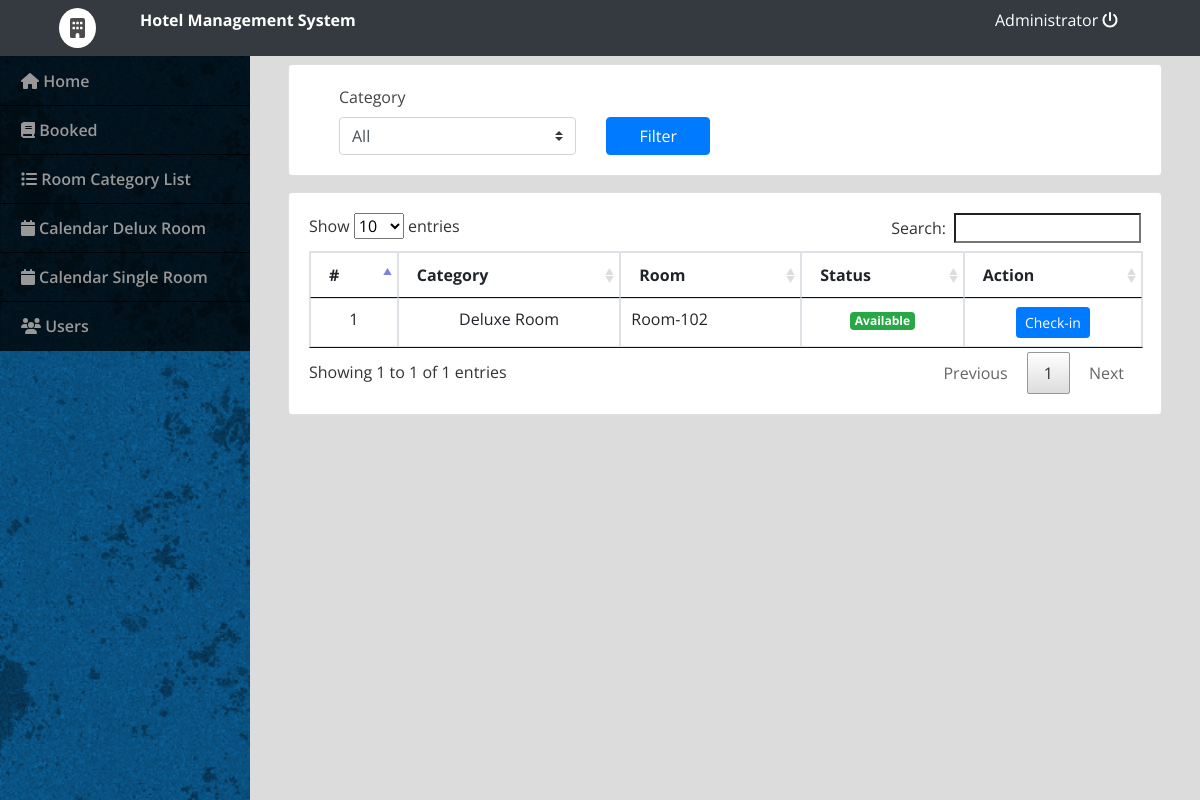
Before: /admin/index.php?page=check_in (signed in) with the older database file.
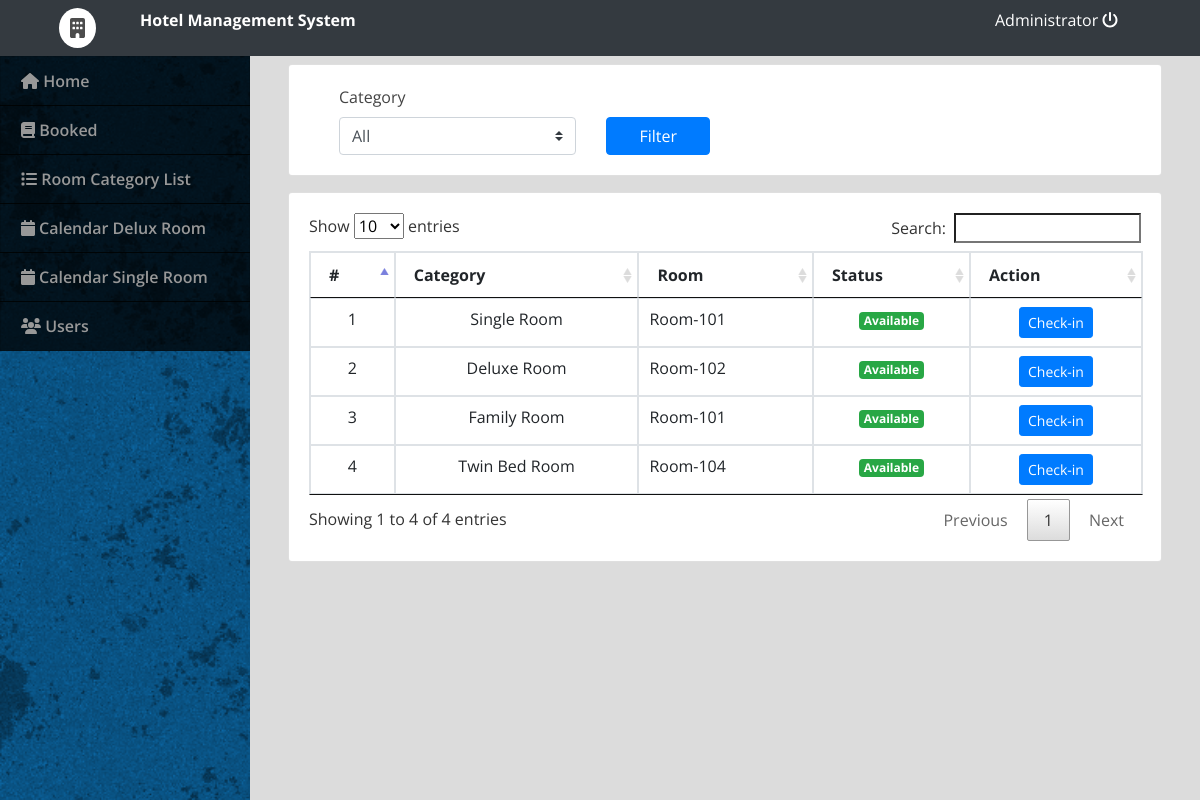
After: the same page with the newer database file.
### tables this page shows
CREATE TABLE `rooms` (
  `id` int(30) NOT NULL,
  `room` varchar(30) NOT NULL,
  `category_id` int(30) NOT NULL,
  `status` tinyint(1) NOT NULL DEFAULT 0 COMMENT '0 = Available , 1= Unvailables'
);

### admin/check_in.php (the view, shortened to what this page needs)
<?php include('db_connect.php'); ?>
<div class="container-fluid">
	<div class="col-lg-12">
		<div class="row">
			<div class="col-md-12">
				<div class="card">
					<div class="card-body">
						<div class="container-fluid">
							<div class="col-md-12">
								<form id="filter">
									<div class="row">
										<div class=" col-md-4">
											<label class="control-label">Category</label>
											<select class="custom-select browser-default" name="category_id">
												<option value="all" <?php echo isset($_GET['category_id']) && $_GET['category_id'] == 'all' ? 'selected' : '' ?>>All</option>
												<?php
												$cat = $conn->query("SELECT * FROM room_categories order by name asc ");
												while($row= $cat->fetch_assoc()) {
													$cat_name[$row['id']] = $row['name'];
													?>
												<?php
												}
												?>
											</select>
										</div>
										<div class="col-md-2">
											<label for="" class="control-label">&nbsp</label>
											<button class="btn btn-block btn-primary">Filter</button>
										</div>
									</div>
								</form>
							</div>
						</div>
					</div>
				</div>
			</div>
		</div>
		<div class="row mt-3">
			<div class="col-md-12">
				<div class="card">
					<div class="card-body">
						<table class="table table-bordered">
							<thead>
								<th>#</th>
								<th>Category</th>
								<th>Room</th>
								<th>Status</th>
								<th>Action</th>
							</thead>
							<tbody>
								<?php
								$i = 1;
								$where = '';
									if(empty($where))
										$where .= " where status = '0' ";
									else
										$where .= " and status = '0' ";
								$rooms = $conn->query("SELECT * FROM rooms ".$where." order by id asc");
								while($row=$rooms->fetch_assoc()):
								?>
								<tr>
									<td class="text-center"><?php echo $i++ ?></td>
									<td class="text-center"><?php echo $cat_name[$row['category_id']] ?></td>
									<td class=""><?php echo $row['room'] ?></td>
									<?php if($row['status'] == 0): ?>
										<td class="text-center"><span class="badge badge-success">Available</span></td>
									<?php else: ?>
										<td class="text-center"><span class="badge badge-default">Unavailable</span></td>
									<?php endif; ?>
									<td class="text-center">
											<button class="btn btn-sm btn-primary check_in" type="button" data-id="<?php echo $row['id'] ?>">Check-in</button>
									</td>
								</tr>
							<?php endwhile; ?>
							</tbody>
						</table>
					</div>
				</div>
			</div>
		</div>
	</div>
</div>

### admin/index.php (shortened to what this page needs)
<!DOCTYPE html>
<html lang="en">
<head>
<?php
 include('./header.php');
 ?>
</head>
<body>
	<?php include 'topbar.php' ?>
	<?php include 'navbar.php' ?>
  <main id="view-panel" >
      <?php $page = isset($_GET['page']) ? $_GET['page'] :'home'; ?>
  	<?php include $page.'.php' ?>
  </main>
</body>
</html>

### admin/header.php (shortened to what this page needs)
  <link rel="stylesheet" href="assets/font-awesome/css/all.min.css">
<link href="assets/vendor/bootstrap/css/bootstrap.min.css" rel="stylesheet">
<link href="assets/vendor/icofont/icofont.min.css" rel="stylesheet">
<link href="assets/vendor/boxicons/css/boxicons.min.css" rel="stylesheet">
<link href="assets/vendor/venobox/venobox.css" rel="stylesheet">
<link href="assets/vendor/animate.css/animate.min.css" rel="stylesheet">
<link href="assets/vendor/remixicon/remixicon.css" rel="stylesheet">
<link href="assets/vendor/owl.carousel/assets/owl.carousel.min.css" rel="stylesheet">
<link href="assets/vendor/bootstrap-datepicker/css/bootstrap-datepicker.min.css" rel="stylesheet">
<link href="assets/DataTables/datatables.min.css" rel="stylesheet">
<link href="assets/css/style.css" rel="stylesheet">
<link type="text/css" rel="stylesheet" href="assets/css/jquery-te-1.4.0.css">

### admin/topbar.php (shortened to what this page needs)
<nav class="navbar navbar-dark bg-dark fixed-top " style="padding:0;">
  <div class="container-fluid mt-2 mb-2">
  	<div class="col-lg-12">
  		<div class="col-md-1 float-left" style="display: flex;">
  			<div class="logo">
  				<i class="fa fa-building"></i>
  			</div>
  		</div>
      <div class="col-md-4 float-left text-white">
        <large><b><?php echo $_SESSION['setting_hotel_name']; ?></b></large>
      </div>
	  	<div class="col-md-2 float-right text-white">
	  		<a href="ajax.php?action=logout" class="text-white"><?php echo $_SESSION['login_name'] ?> <i class="fa fa-power-off"></i></a>
	    </div>
    </div>
  </div>
</nav>

### admin/navbar.php (shortened to what this page needs)
<nav id="sidebar" class='mx-lt-5' >
		<div class="sidebar-list">
				<a href="index.php?page=home" class="nav-item nav-home"><span class='icon-field'><i class="fa fa-home"></i></span> Home</a>
				<a href="index.php?page=booked" class="nav-item nav-booked"><span class='icon-field'><i class="fa fa-book"></i></span> Booked </a>
				<a href="index.php?page=categories" class="nav-item nav-categories"><span class='icon-field'><i class="fa fa-list"></i></span> Room Category List</a>
				<a href="index.php?page=calendardelux" class="nav-item nav-categories"><span class='icon-field' style="padding-right: 4px;"><i class="fa fa-calendar"></i></span>Calendar Delux Room</a>
				<a href="index.php?page=calendarsingle" class="nav-item nav-categories"><span class='icon-field' style="padding-right: 4px;"><i class="fa fa-calendar"></i></span>Calendar Single Room</a>
				<?php if($_SESSION['login_type'] == 1): ?>
				<a href="index.php?page=users" class="nav-item nav-users"><span class='icon-field'><i class="fa fa-users"></i></span> Users</a>
			<?php endif; ?>
		</div>
</nav>

### admin/assets/css/style.css (style rules this page uses)
body { font-family: "Open Sans", sans-serif; color: #444444; width: 100%; height: calc(100%); }
a { color: #1977cc; }
nav#sidebar { height: calc(100%); position: fixed; z-index: 99; left: 0; width: 250px; background: url(../../../assets/img/hotel-cover.jpg); background-repeat: no-repeat; background-size: cover; }
a.nav-item { position: relative; display: block; padding: .75rem 1.25rem; margin-bottom: -1px; border: 1px solid rgba(0,0,0,.125); background-color: #000000c4; color: #989898; font-weight: 600; }
main#view-panel { margin-left: 250px; width:calc(100% - 250px); margin-top: 3.5rem; padding: .5em }

### admin/index.php (style rules this page uses)
body { background: #80808045; }

### admin/topbar.php (style rules this page uses)
.logo { margin: auto; font-size: 20px; background: white; padding: 5px 11px; border-radius: 50% 50%; color: #000000b3; }

### admin/navbar.php (style rules this page uses)
nav#sidebar { background: url(assets/img/sidebar1.png); background-repeat: no-repeat; background-size: cover; }

Changed rows visible on the page:
now on this page (row edited): rooms: category "Single Room", room "Room-101", status "Available"
added rooms: category "Family Room", room "Room-101", status "Available"
added rooms: category "Twin Bed Room", room "Room-104", status "Available"
Other visible differences:
text written by a page script: "Show entries Search: Showing 1 to 1 of 1 entries Previous 1 Next" → "Show entries Search: Showing 1 to 4 of 4 entries Previous 1 Next"
